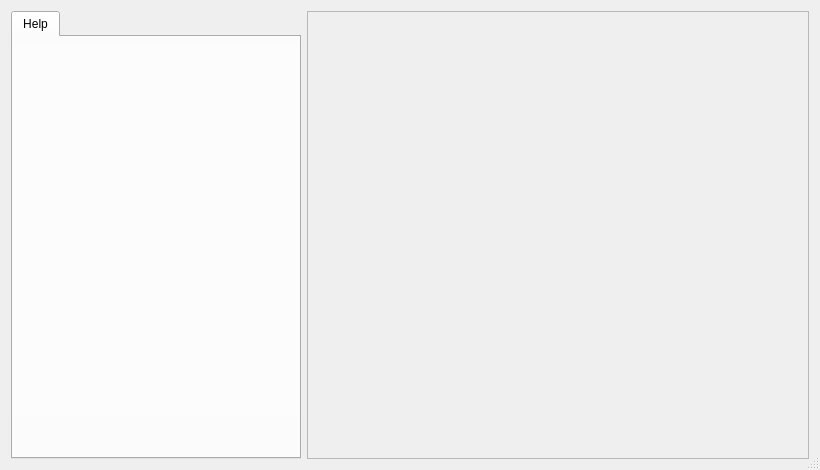
<?xml version="1.0" encoding="UTF-8"?>
<ui version="4.0">
 <class>MeMain</class>
 <widget class="QDialog" name="MeMain">
  <property name="geometry">
   <rect>
    <x>0</x>
    <y>0</y>
    <width>820</width>
    <height>470</height>
   </rect>
  </property>
  <property name="sizePolicy">
   <sizepolicy hsizetype="Minimum" vsizetype="Minimum">
    <horstretch>0</horstretch>
    <verstretch>0</verstretch>
   </sizepolicy>
  </property>
  <property name="minimumSize">
   <size>
    <width>780</width>
    <height>430</height>
   </size>
  </property>
  <property name="windowTitle">
   <string>MX Linux Install</string>
  </property>
  <property name="windowIcon">
   <iconset>
    <normaloff>../../../../../../../../usr/share/icons/msystem.png</normaloff>../../../../../../../../usr/share/icons/msystem.png</iconset>
  </property>
  <property name="sizeGripEnabled">
   <bool>true</bool>
  </property>
  <layout class="QHBoxLayout" name="horizontalLayout">
   <property name="spacing">
    <number>6</number>
   </property>
   <item>
    <widget class="QTabWidget" name="mainTabs">
     <property name="sizePolicy">
      <sizepolicy hsizetype="Fixed" vsizetype="Expanding">
       <horstretch>0</horstretch>
       <verstretch>0</verstretch>
      </sizepolicy>
     </property>
     <property name="minimumSize">
      <size>
       <width>290</width>
       <height>0</height>
      </size>
     </property>
     <property name="tabPosition">
      <enum>QTabWidget::North</enum>
     </property>
     <property name="tabShape">
      <enum>QTabWidget::Rounded</enum>
     </property>
     <property name="elideMode">
      <enum>Qt::ElideNone</enum>
     </property>
     <property name="documentMode">
      <bool>false</bool>
     </property>
     <property name="tabsClosable">
      <bool>false</bool>
     </property>
     <property name="movable">
      <bool>false</bool>
     </property>
     <widget class="QWidget" name="tab">
      <property name="autoFillBackground">
       <bool>false</bool>
      </property>
      <attribute name="title">
       <string>Help</string>
      </attribute>
      <widget class="QTextEdit" name="mainHelp">
       <property name="geometry">
        <rect>
         <x>-1</x>
         <y>9</y>
         <width>291</width>
         <height>371</height>
        </rect>
       </property>
       <property name="sizePolicy">
        <sizepolicy hsizetype="Expanding" vsizetype="Expanding">
         <horstretch>0</horstretch>
         <verstretch>0</verstretch>
        </sizepolicy>
       </property>
       <property name="autoFillBackground">
        <bool>false</bool>
       </property>
       <property name="styleSheet">
        <string notr="true">background-color: rgba(255, 255, 255, 85);
color: rgb(24, 12, 12);</string>
       </property>
       <property name="frameShape">
        <enum>QFrame::NoFrame</enum>
       </property>
       <property name="frameShadow">
        <enum>QFrame::Plain</enum>
       </property>
       <property name="lineWidth">
        <number>0</number>
       </property>
       <property name="verticalScrollBarPolicy">
        <enum>Qt::ScrollBarAsNeeded</enum>
       </property>
       <property name="horizontalScrollBarPolicy">
        <enum>Qt::ScrollBarAlwaysOff</enum>
       </property>
       <property name="sizeAdjustPolicy">
        <enum>QAbstractScrollArea::AdjustToContentsOnFirstShow</enum>
       </property>
       <property name="readOnly">
        <bool>true</bool>
       </property>
       <property name="tabStopWidth">
        <number>82</number>
       </property>
      </widget>
      <widget class="QLabel" name="helpbackdrop">
       <property name="geometry">
        <rect>
         <x>0</x>
         <y>10</y>
         <width>291</width>
         <height>371</height>
        </rect>
       </property>
       <property name="autoFillBackground">
        <bool>false</bool>
       </property>
       <property name="frameShape">
        <enum>QFrame::NoFrame</enum>
       </property>
       <property name="frameShadow">
        <enum>QFrame::Plain</enum>
       </property>
       <property name="lineWidth">
        <number>0</number>
       </property>
       <property name="text">
        <string/>
       </property>
       <property name="pixmap">
        <pixmap resource="images.qrc">:/images/backdrop-textbox.png</pixmap>
       </property>
      </widget>
      <zorder>helpbackdrop</zorder>
      <zorder>mainHelp</zorder>
     </widget>
    </widget>
   </item>
   <item>
    <widget class="QFrame" name="mainFrame">
     <property name="sizePolicy">
      <sizepolicy hsizetype="Expanding" vsizetype="Expanding">
       <horstretch>0</horstretch>
       <verstretch>0</verstretch>
      </sizepolicy>
     </property>
     <property name="frameShape">
      <enum>QFrame::StyledPanel</enum>
     </property>
     <property name="frameShadow">
      <enum>QFrame::Raised</enum>
     </property>
     <property name="lineWidth">
      <number>0</number>
     </property>
    </widget>
   </item>
  </layout>
 </widget>
 <layoutdefault spacing="6" margin="11"/>
 <resources>
  <include location="images.qrc"/>
 </resources>
 <connections/>
</ui>
